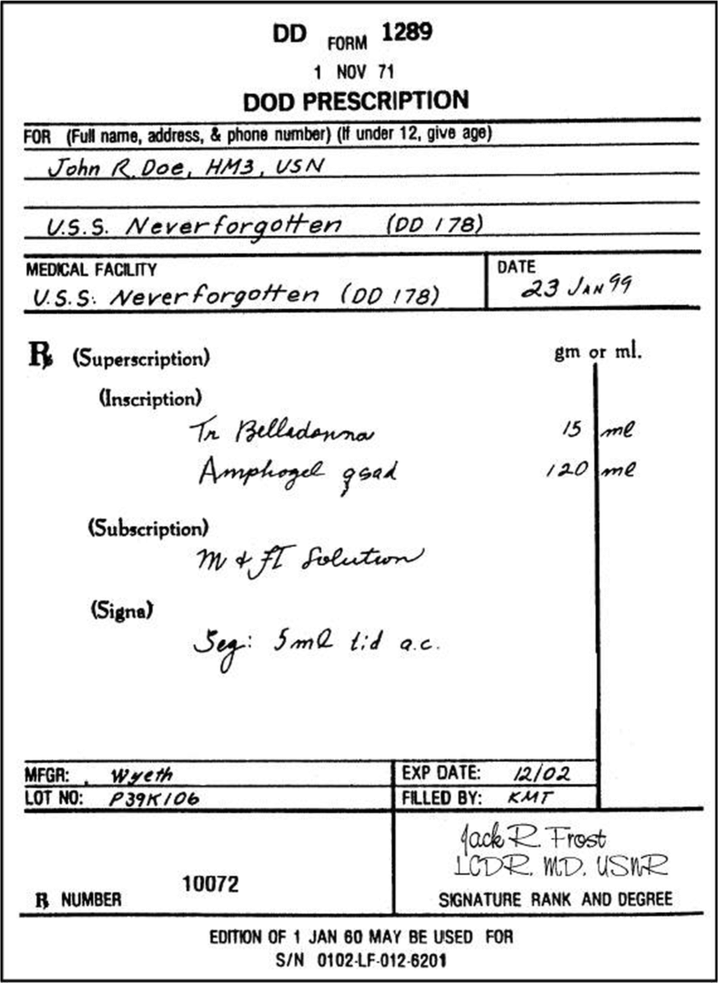
#> input picture images/drug5.png, 718 x 983 px, shrunk from 850 x 1164 before the run
$ python extract_text2.py
#> lines starting #> are read from the running program, lines starting #| are printed output that depends on the picture; after the words box and inside, x2 and y2 are one past the last pixel; in counts of white or black regions, pixels touching at a corner belong together
import os
import cv2
import pytesseract


def ocr_core(img):
    text = pytesseract.image_to_string(img)
    return text

img_path = os.path.join('./images', 'drug5.png')
print('img_path: ', img_path)
img = cv2.imread(img_path)
#> img is the input picture: shape (983, 718, 3); min 0, max 255, mean 230.9
print('img: ', img)
#> (printed output is left out)

# get grayscale
def get_grayscale(image):
    return cv2.cvtColor(image, cv2.COLOR_BGR2GRAY)


# noise removal
def remove_noise(image):
    return cv2.medianBlur(image, 5)

# thresholding
def thresholding(image):
    return cv2.threshold(image, 0, 255, cv2.THRESH_BINARY + cv2.THRESH_OTSU)[1]
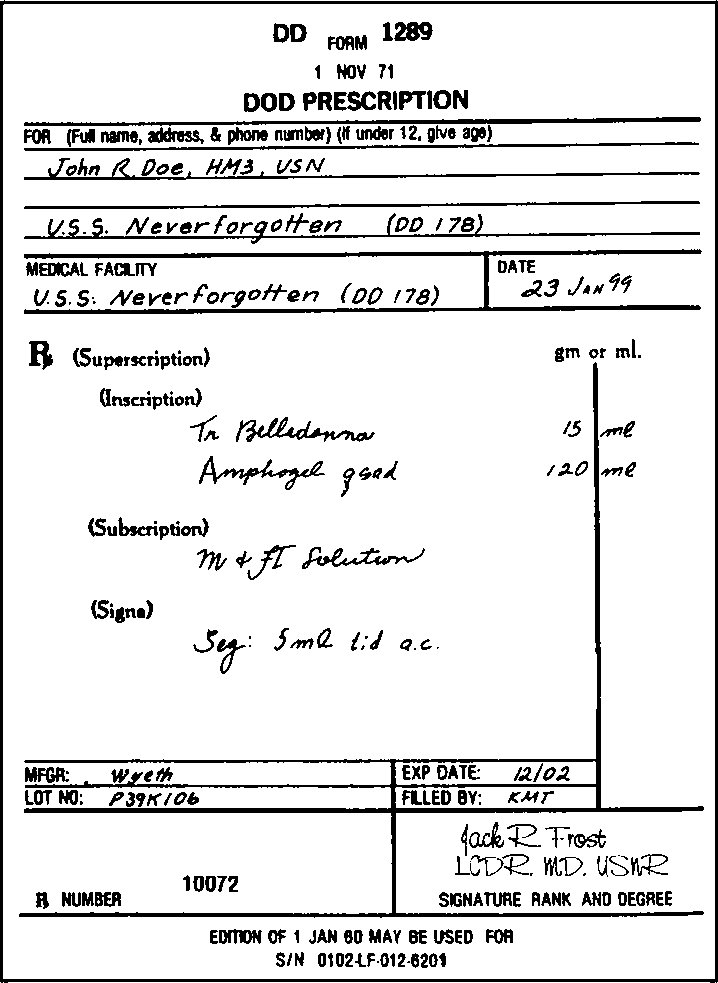
#> returned value: shape (983, 718); 89.5% white; 334 black regions (37 under 20 px), largest, box (x1, y1, x2, y2) and area: (19, 362, 704, 918) 12111, (0, 0, 718, 983) 10173, (24, 249, 702, 314) 5775

img = get_grayscale(img)
img =thresholding(img)
img = remove_noise(img)
#> in remove_noise, `return cv2.medianBlur(image, 5)`:
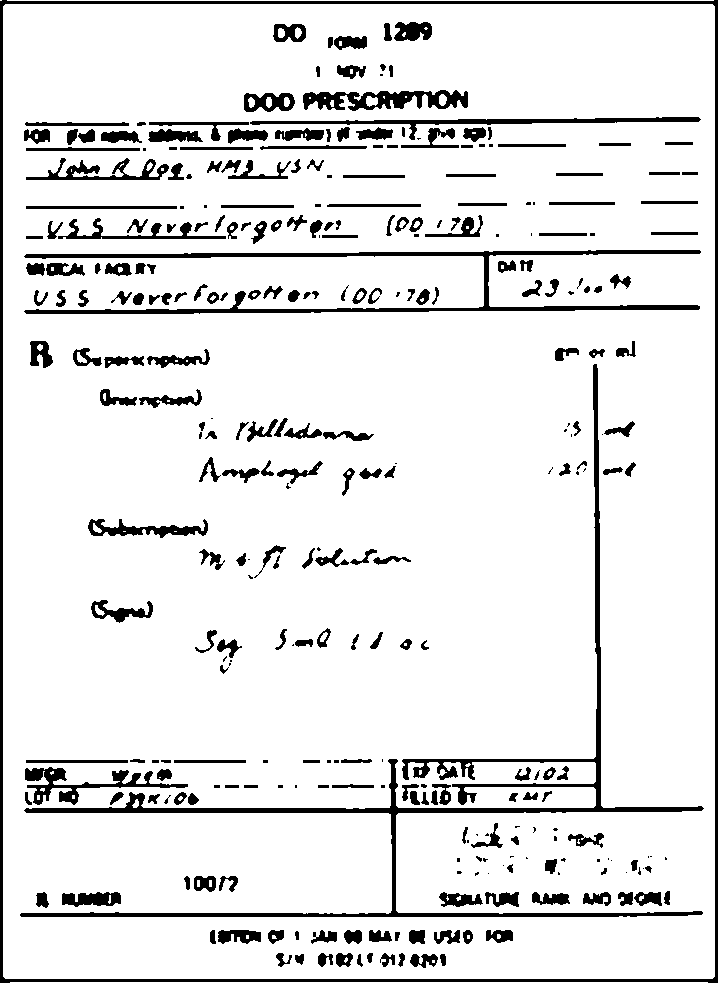
#> returned value: shape (983, 718); 90.1% white; 316 black regions (73 under 20 px), largest, box (x1, y1, x2, y2) and area: (20, 364, 704, 917) 10774, (0, 0, 718, 983) 10199, (24, 250, 701, 314) 5883

#> (the run stopped early here; a loop or call above may not have finished)

$ run again, with images/drug1.png copied over images/drug5.png
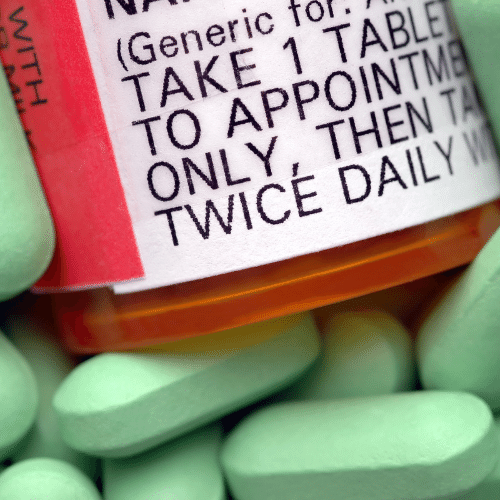
#> input picture images/drug1.png, 500 x 500 px
#> img is the input picture: shape (500, 500, 3); mean B, G, R 129, 145.3, 155.3
#> (printed output is left out)
#> in thresholding, `return cv2.threshold(image, 0, 255, cv2.THRESH_BINARY + cv2.THRESH_OTS..`:
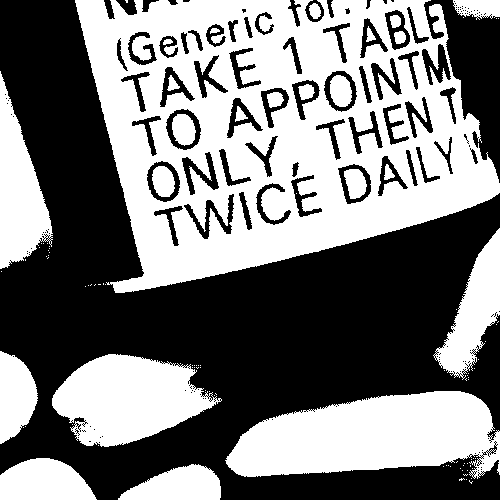
#> returned value: shape (500, 500); 48.7% white; 100 white regions (76 under 20 px), largest, box (x1, y1, x2, y2) and area: (75, 0, 500, 293) 71978, (225, 391, 500, 479) 17086, (52, 354, 222, 447) 10137
#> in remove_noise, `return cv2.medianBlur(image, 5)`:
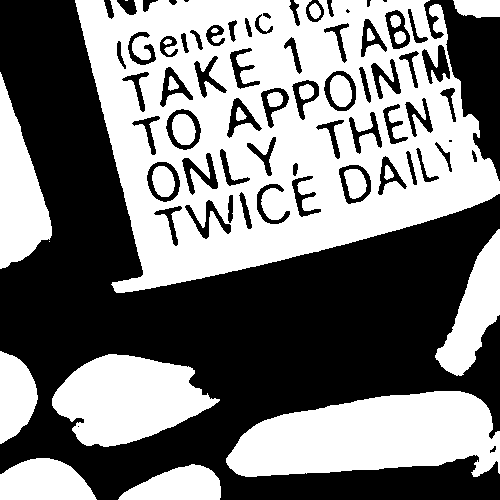
#> returned value: shape (500, 500); 48.9% white; 26 white regions (2 under 20 px), largest, box (x1, y1, x2, y2) and area: (75, 0, 500, 293) 72541, (226, 391, 500, 477) 17149, (52, 354, 220, 447) 10174
